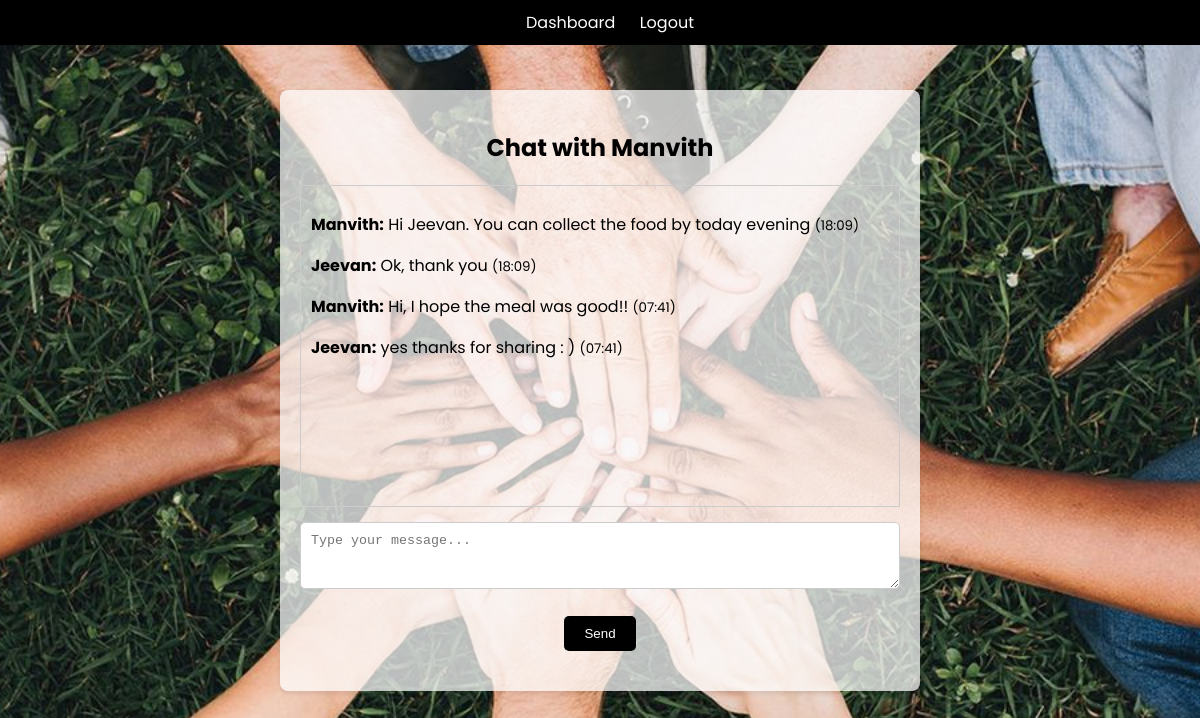
The page /chat/2/ (signed in) on the database its author committed.
### donation_app/models.py (models this page shows)
class Message(models.Model):
    sender = models.ForeignKey(User, on_delete=models.CASCADE, related_name='sent_messages')
    receiver = models.ForeignKey(User, on_delete=models.CASCADE, related_name='received_messages')
    content = models.TextField()
    timestamp = models.DateTimeField(auto_now_add=True)
    class Meta:
        ordering = ['timestamp']

### donation_app/views.py (the view)
# urls.py: path('chat/<int:user_id>/', views.chat, name='chat'),
@login_required
def chat(request, user_id):
    other_user = get_object_or_404(User, id=user_id)
    has_accepted_request = Request.objects.filter(
        (
            Q(ngo=other_user, donation__donator=request.user) |
            Q(ngo=request.user, donation__donator=other_user)
        ) & Q(accepted=True)
    ).exists()
    if not has_accepted_request:
        return redirect('dashboard')
    if request.method == 'POST':
        content = request.POST.get('content')
        if content:
            Message.objects.create(sender=request.user, receiver=other_user, content=content)
    messages = Message.objects.filter(
        Q(sender=request.user, receiver=other_user) |
        Q(sender=other_user, receiver=request.user)
    )
    return render(request, 'chat.html', {
        'other_user': other_user,
        'messages': messages
    })

### donation_app/templates/chat.html (shortened to what this page needs)
{% extends 'base.html' %}
{% block content %}
<h2>Chat with {{ other_user.username }}</h2>
<div style="border:1px solid #ccc; padding:10px; height:300px; overflow-y:scroll;">
    {% for msg in messages %}
        <p><strong>{{ msg.sender.username }}:</strong> {{ msg.content }} <small>({{ msg.timestamp|date:"H:i" }})</small></p>
    {% endfor %}
</div>
<form method="post" style="margin-top:10px;">
    <textarea name="content" rows="3" cols="50" placeholder="Type your message..."></textarea><br>
    <button type="submit">Send</button>
</form>
{% endblock %}

### donation_app/static/style.css (style rules this page uses)
body { font-family: 'Poppins'; margin: 0; padding: 0; background-color: #f8f9fa; color: #000000; padding-top: 60px; background-image: url('/static/images/donate-bg.jpeg'); background-size: cover; background-repeat: no-repeat; background-attachment: fixed; background-position: center; min-height: 80vh; margin: 0; padding: 0; }
h1, h2 { text-align: center; color: #000000; }
form input, form textarea, form select { width: 100%; padding: 10px; margin-top: 5px; border: 1px solid #ccc; border-radius: 5px; box-sizing: border-box; }
button, input[type="submit"] { background-color: #000000; color: white; max-width: 100px; text-decoration: none; border: none; padding: 10px 20px; margin: 20px auto; cursor: pointer; border-radius: 5px; display: block; }

### rows shown on the page
Message: sender.username "Manvith", content "Hi Jeevan. You can collect the food by today evening", timestamp "18:09"
Message: sender.username "Jeevan", content "Ok, thank you", timestamp "18:09"
Message: sender.username "Manvith", content "Hi, I hope the meal was good!!", timestamp "07:41"
Message: sender.username "Jeevan", content "yes thanks for sharing : )", timestamp "07:41"

### other values the page prints
{{ other_user.username }} "Manvith"
